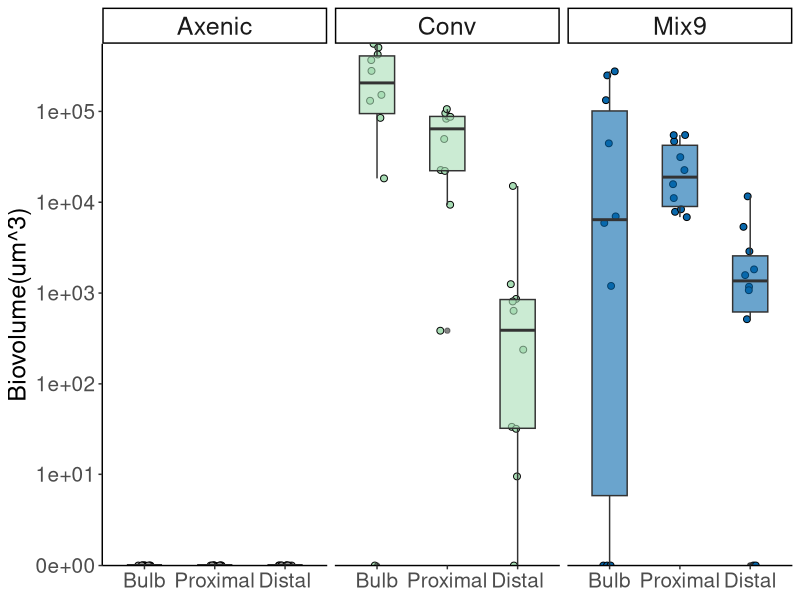
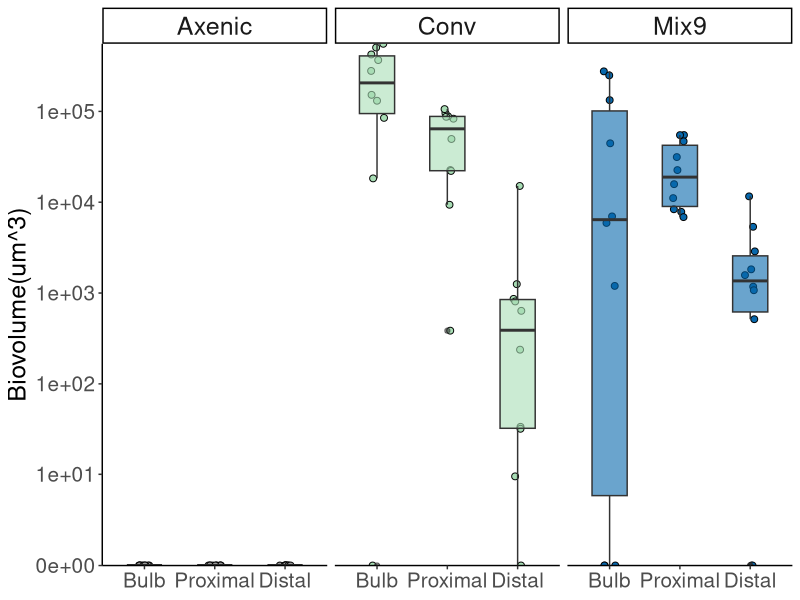
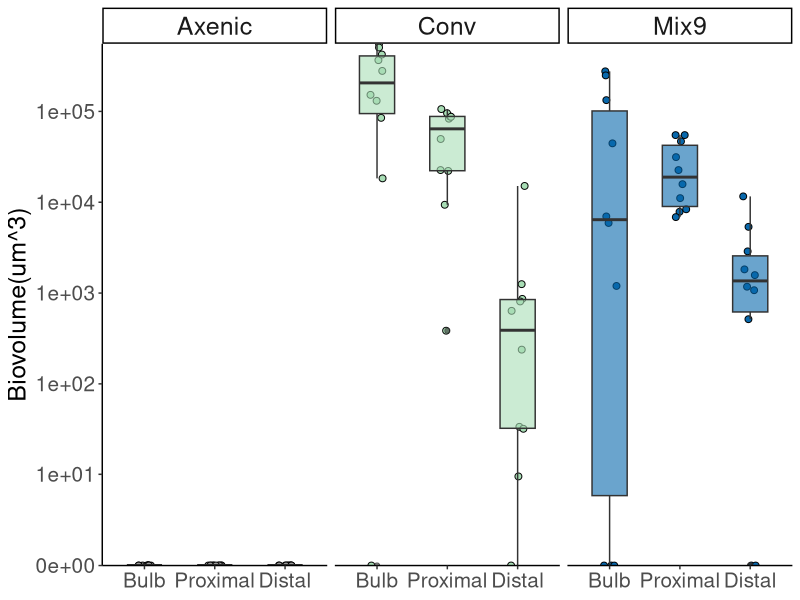

These figures' R source, in order: (Note: this script raises an error after producing the figures.)
#### Importing my data into R

library(readxl)
Alldata<-read_excel("FISHMicroscopyResults.xlsx")

library(ggplot2)

library(tidyverse)
library(ggrepel)

#### making a graph for analysis of spatial distribution of bacteria in the gut of the various conditions
###Figure 2B

Alldata%>%pivot_longer(c(BulbBiovolume,PBacBiovolume_um3,DBacBiovolume_um3),
                       names_to = "Location", values_to = "Biovolume")%>%
  mutate(LocationClean=recode(Location,"BulbBiovolume"="Bulb",
                              "DBacBiovolume_um3"="Distal","PBacBiovolume_um3"="Proximal"))%>%
  mutate(LocationClean=factor(LocationClean,levels=c("Bulb","Proximal","Distal")))%>%
ggplot(aes(x=LocationClean, y=Biovolume, fill=Condition)) + 
  theme(legend.position ="none")+
  guides(colour=FALSE)+ 
  geom_jitter(width=0.1, size=2, shape=21)+
  facet_wrap(~Condition, nrow=1)+
  geom_boxplot(alpha=0.6, width=0.5, show.legend = FALSE, 
               position=position_dodge(width=0.5, preserve = "total"))+
  scale_fill_manual(values = c("grey60","#a8ddb5","#0868ac"))+
  scale_y_continuous(trans=scales::pseudo_log_trans(base = 10),
                     breaks = c(0,10,100,1000,10000,100000,1000000,10000000,1000000000),
                     expand=c(0,0))+
  theme_classic()+
  theme(legend.position ="none",axis.title.y = element_text(size=18),
        axis.text.x = element_text(size=15),
        strip.text = element_text(size=18),
        axis.text.y = element_text(hjust=1., size=15))+
  labs(x=NULL, y="Biovolume(um^3)", size=10, face= "bold")
ggsave("Figures/Figure2B_BacteriaBiogeaography.png",width = 10,height=5,dpi=400)
ggsave("Figures/Figure2B_BacteriaBiogeaography.pdf",width = 10,height=5)

#### making a graph for the mucus distributon in proximal and distal gut
### Normalized mucus intensity for intestine (proximal and Distal) for various conditions
###Figure 5E
PlotIntestineMucus<-Alldata%>%mutate(IntestineMucus=NormalizedPMucus+NormalizedDMucus) %>% 
ggplot(aes(x=Condition, y=IntestineMucus, label=ID, fill=Condition)) + 
  geom_point(size=3, shape=21, position=position_dodge(width=0.5))+
  geom_boxplot(alpha=0.6, width=0.5, show.legend = FALSE, 
               position=position_dodge(width=0.5, preserve = "total"))+
  scale_fill_manual(values = c("grey60","#a8ddb5","#0868ac"))+
  stat_compare_means(comparisons=list( c("Axenic", "Conv"), c("Conv", "Mix9"), c("Axenic", "Mix9")),
                     label="p.format")+
 # geom_text_repel(aes(group=ID), size=4)+
  theme_classic()+
  theme(legend.position ="none",axis.title.y = element_text(size=18),
        axis.text.x = element_text(size=15),
        axis.text.y = element_text(hjust=1., size=15))+
  labs(x=NULL, y="Normalized Mucus Intensity (A.U.)")
ggsave("Figures/Figure5E_IntestineMucus.png",width = 4,height=5,dpi=400)
ggsave("Figures/Figure5E_IntestineMucus.pdf",width = 4,height=5)

#### Total bacteria biovolume
###Figure1A

ggplot(Alldata, aes(x=Condition, y=TotalBacBiovolume, fill=Condition)) + 
  theme(legend.position ="none")+
  geom_jitter(width=0.1, size=3, shape=21)+
  geom_boxplot(alpha=0.6, width=0.5, show.legend = FALSE, 
               position=position_dodge(width=0.5, preserve = "total"))+
  scale_fill_manual(values = c("grey60","#a8ddb5","#0868ac"))+
  stat_compare_means(comparisons=list(c("Conv", "Mix9")),
                     label="p.format")+
  theme_classic()+
  theme(legend.position ="none",axis.title.y = element_text(size=18),
        axis.text.x = element_text(size=15),
        axis.text.y = element_text(hjust=1., size=15))+
  labs(x=NULL, y="Biovolume (um^3)", size=10, face= "bold")
  
ggsave("Figures/Figure1A_TotalBiovolume.png",width = 4,height=5,dpi=400)
ggsave("Figures/Figure1A_TotalBiovolume.pdf",width = 4,height=5)

#### TotalBacteria and TotalGutMucus association
###Figure5C
PlotFigure5C<-Alldata %>% filter(Condition!="Axenic") %>% 
ggplot(aes(x=Condition, y=BacteriavsMucus, fill=Condition)) + 
  theme(legend.position ="none")+
  guides(colour=FALSE)+ 
  geom_point(size=3, shape=21, position=position_dodge(width=0.5))+
  geom_boxplot(alpha=0.6, width=0.5, show.legend = FALSE, 
               position=position_dodge(width=0.5, preserve = "total"))+
  scale_fill_manual(values = c("#a8ddb5","#0868ac"))+
  scale_y_continuous(trans=scales::pseudo_log_trans(base = 10),
                     breaks = c(0,10,100,1000,10000,100000,1000000,10000000,1000000000),
                     expand=c(0,0))+
  theme_classic()+
  theme(legend.position ="none",axis.title.y = element_text(size=18),
        axis.text.x = element_text(size=15),
        axis.text.y = element_text(hjust=1., size=15))+
  labs(x=NULL, y="Total Bacteria/Normalized Mucus", size=9, face= "bold")

ggsave("Figures/Figure5C_NormBacterMucus.png",width = 3,height=5,dpi=400)
ggsave("Figures/Figure5C_NormBacterMucus.pdf",width = 3,height=5)

#### Normalized entire gut mucus analysis for conventional and mix 9
### Figure 5D

PlotFigur5D<-Alldata %>% filter(Condition!="Axenic") %>% 
  ggplot(aes(x=Condition, y=NormalizedGutMucus, fill=Condition)) + 
  theme(legend.position ="none")+
  guides(colour=FALSE)+ 
  geom_jitter(size=3, shape=21, width=0.1)+
  geom_boxplot(alpha=0.6, width=0.5, show.legend = FALSE, outlier.shape = NA)+
  scale_fill_manual(values = c("#a8ddb5","#0868ac"))+
  theme_classic()+
  theme(legend.position ="none",axis.title.y = element_text(size=18),
        axis.text.x = element_text(size=15),
        axis.text.y = element_text(hjust=1., size=15))+
  labs(x=NULL, y="Normalized Mucus Intesity (A.U)", size=9, face= "bold")

ggsave("Figures/Figure5D_GutNormMucus.png",width = 3,height=5,dpi=400)
ggsave("Figures/Figure5D_GutNormMucus.pdf",width = 3,height=5)

### Per Fish Bacteria and Mucus Analysis
### Figure 5A&B

PlotFigure5AB<-Alldata %>% filter(Condition!="Axenic") %>% 
  ggplot(aes(x=TotalBacBiovolume, y=NormalizedGutMucus, fill=Condition, shape=Condition)) + 
  geom_point(size=3)+
  scale_shape_manual(values=c(22,23))+
  scale_fill_manual(values = c("#a8ddb5","#0868ac"))+
  scale_x_continuous(trans=scales::pseudo_log_trans(base = 10),
                     breaks = c(0,10,100,1000,10000,100000,1000000,10000000,1000000000))+
  theme_classic()+
  theme(axis.title = element_text(size=18),
        axis.text.x = element_text(size=15),
        axis.text.y = element_text(hjust=1., size=15))+
  labs(x="Bacteria Biovolume (um^3)", y="Normalized Mucus Intesity (A.U)", size=9, face= "bold")

ggsave("Figures/Figure5AB_GutNormMucusBacPerFish.png",width = 5,height=5,dpi=400)
ggsave("Figures/Figure5AB_GutNormMucusBacPerFish.pdf",width = 5,height=5)



library(patchwork)
PlotFigure5AB+PlotFigure5C+PlotFigur5D+PlotIntestineMucus+plot_annotation(tag_levels = "A")
ggsave("Figures/Figure5.png",width = 10,height=10,dpi=400)
